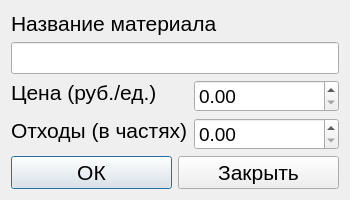
<?xml version="1.0" encoding="UTF-8"?>
<ui version="4.0">
 <class>Dialog</class>
 <widget class="QDialog" name="Dialog">
  <property name="geometry">
   <rect>
    <x>0</x>
    <y>0</y>
    <width>350</width>
    <height>200</height>
   </rect>
  </property>
  <property name="minimumSize">
   <size>
    <width>350</width>
    <height>200</height>
   </size>
  </property>
  <property name="maximumSize">
   <size>
    <width>350</width>
    <height>200</height>
   </size>
  </property>
  <property name="windowTitle">
   <string>Материал</string>
  </property>
  <layout class="QGridLayout" name="gridLayout">
   <item row="6" column="0" colspan="2">
    <layout class="QHBoxLayout" name="horizontalLayout">
     <item>
      <widget class="QPushButton" name="ok">
       <property name="font">
        <font>
         <pointsize>16</pointsize>
        </font>
       </property>
       <property name="text">
        <string>ОК</string>
       </property>
      </widget>
     </item>
     <item>
      <widget class="QPushButton" name="closing">
       <property name="font">
        <font>
         <pointsize>16</pointsize>
        </font>
       </property>
       <property name="text">
        <string>Закрыть</string>
       </property>
      </widget>
     </item>
    </layout>
   </item>
   <item row="0" column="0" colspan="2">
    <widget class="QLabel" name="title_label">
     <property name="font">
      <font>
       <pointsize>16</pointsize>
      </font>
     </property>
     <property name="text">
      <string>Название материала</string>
     </property>
    </widget>
   </item>
   <item row="2" column="0">
    <widget class="QLabel" name="price_label">
     <property name="font">
      <font>
       <pointsize>16</pointsize>
      </font>
     </property>
     <property name="text">
      <string>Цена (руб./ед.)</string>
     </property>
    </widget>
   </item>
   <item row="1" column="0" colspan="2">
    <widget class="QLineEdit" name="title">
     <property name="font">
      <font>
       <pointsize>16</pointsize>
      </font>
     </property>
    </widget>
   </item>
   <item row="3" column="0" rowspan="2">
    <widget class="QLabel" name="waste_label">
     <property name="font">
      <font>
       <pointsize>16</pointsize>
      </font>
     </property>
     <property name="text">
      <string>Отходы (в частях)</string>
     </property>
    </widget>
   </item>
   <item row="4" column="1">
    <widget class="QDoubleSpinBox" name="waste">
     <property name="font">
      <font>
       <pointsize>14</pointsize>
      </font>
     </property>
     <property name="maximum">
      <double>9999.989999999999782</double>
     </property>
    </widget>
   </item>
   <item row="2" column="1" rowspan="2">
    <widget class="QDoubleSpinBox" name="price">
     <property name="font">
      <font>
       <pointsize>14</pointsize>
      </font>
     </property>
     <property name="maximum">
      <double>9999.989999999999782</double>
     </property>
    </widget>
   </item>
   <item row="5" column="0">
    <spacer name="verticalSpacer">
     <property name="orientation">
      <enum>Qt::Vertical</enum>
     </property>
     <property name="sizeHint" stdset="0">
      <size>
       <width>20</width>
       <height>40</height>
      </size>
     </property>
    </spacer>
   </item>
  </layout>
 </widget>
 <resources/>
 <connections/>
</ui>
